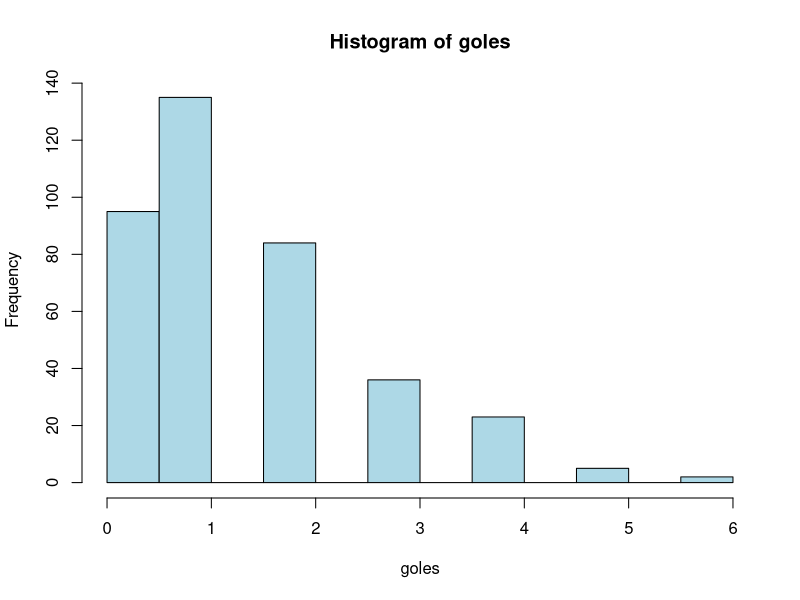

This figure's R source:
## ---- chunk 1
knitr::opts_chunk$set(echo = TRUE)
## ---- chunk 2
# X: goles del equipo local en un partido
# X ~ Poisson(lambda)
# Suma de variables independientes se asemeja a una normal
# lambda_gorrito = media (X_gorrito) = Sumatorio(Xi)/n --> Teorema del límite central

# Si las muestras son independientes: 
# Lambda_gorrito = media muestral ~ N(mu, sigma^2/n) = N(E[X], Var[X]/n) = N(lambda, lambda/n)

# media muestral - Z alpha/2 * sqrt(lambda/n) < lambda < media muestral + Z alpha/2 * sqrt(lambda/n)
# media muestral - Z alpha/2 * sqrt(mediamuestral/n) < lambda < media muestral + Z alpha/2 * sqrt(mediamuestral/n)

# 1) Cargar los datos
library(readr)
spain_league <- read_csv("Intervalos_Conf/parte_4/data_4/spain_league.csv")

sp_league = spain_league[spain_league$Season == 2021, ]
sp_league2 = sp_league[sp_league$hgoal == 1, ]

goles = sp_league$hgoal
hist(goles, col = "lightblue")
lambda_estimation = mean(goles)
error = qnorm(0.01) * sqrt(lambda_estimation/length(goles))
ic = c(lambda_estimation + error, lambda_estimation - error)
## ---- chunk 3
# ??
## ---- chunk 4
# ??
